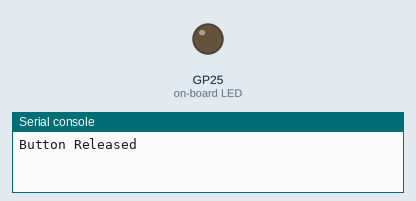
This program was run on a simulated Raspberry Pi Pico running MicroPython. Shown: output pins drawn as LEDs (lit = HIGH), the last lines printed to the serial console.

Above: at 1.0 s.
At 3.0 s:
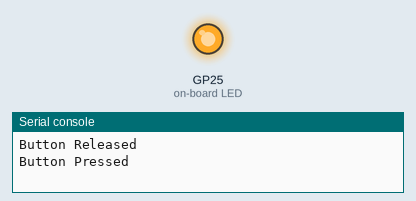
Timing chart, 0 to 5.2 s (numbered marks = the images above):
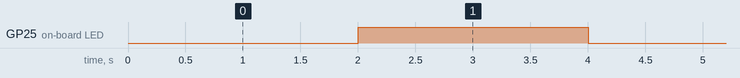

Measured:
- by itself, GP25 (on-board LED): alternates HIGH for 2.0 s and LOW for 2.0 s

The program:

test1.py
```python
from picozero import pico_led,LED, Button
from time import sleep


while True:
    print("Button Released")
    pico_led.off()
    sleep(2)
    print("Button Pressed")
    pico_led.on()
    sleep(2)
```
